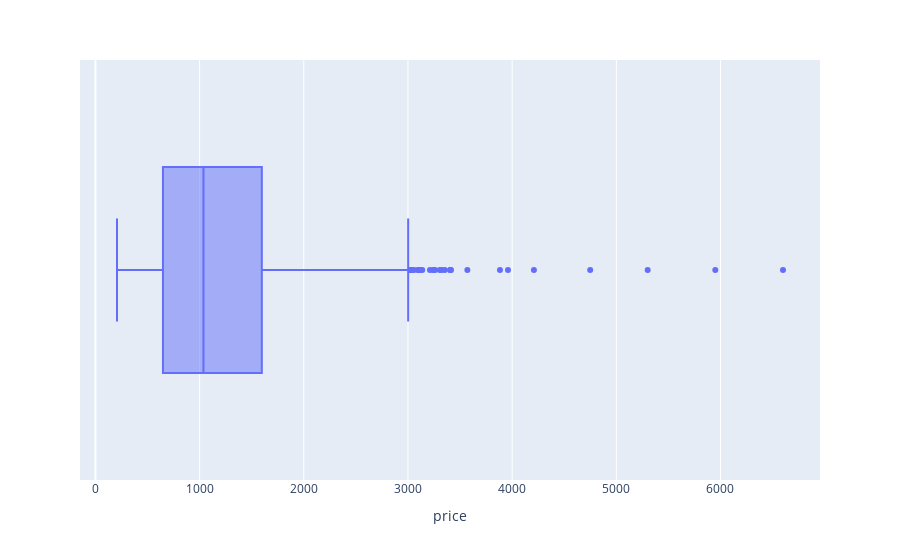

Notebook source saved alongside this figure:
### Code cell
px.box(laptops_train, x="price")

### Figure 1 — Plotly figure (JSON) as saved in the notebook; plotly's stock layout.template omitted (floating-point values rounded to 4 significant figures; data arrays with more than 128 entries replaced by an {"elided": "..."} marker saying what was removed)
{"data": [{"alignmentgroup": "True", "hovertemplate": "price=%{x}<extra></extra>", "legendgroup": "", "marker": {"color": "#636efa"}, "name": "", "notched": false, "offsetgroup": "", "orientation": "h", "showlegend": false, "type": "box", "x": {"elided": "977 int values"}, "x0": " ", "xaxis": "x", "y0": " ", "yaxis": "y"}], "layout": {"autosize": true, "boxmode": "group", "legend": {"tracegroupgap": 0}, "margin": {"t": 60}, "xaxis": {"anchor": "y", "autorange": true, "domain": [0, 1], "range": [-148.2, 6955.0], "title": {"text": "price"}, "type": "linear"}, "yaxis": {"anchor": "x", "autorange": true, "domain": [0, 1], "range": [-0.5, 0.5], "type": "category"}}}
